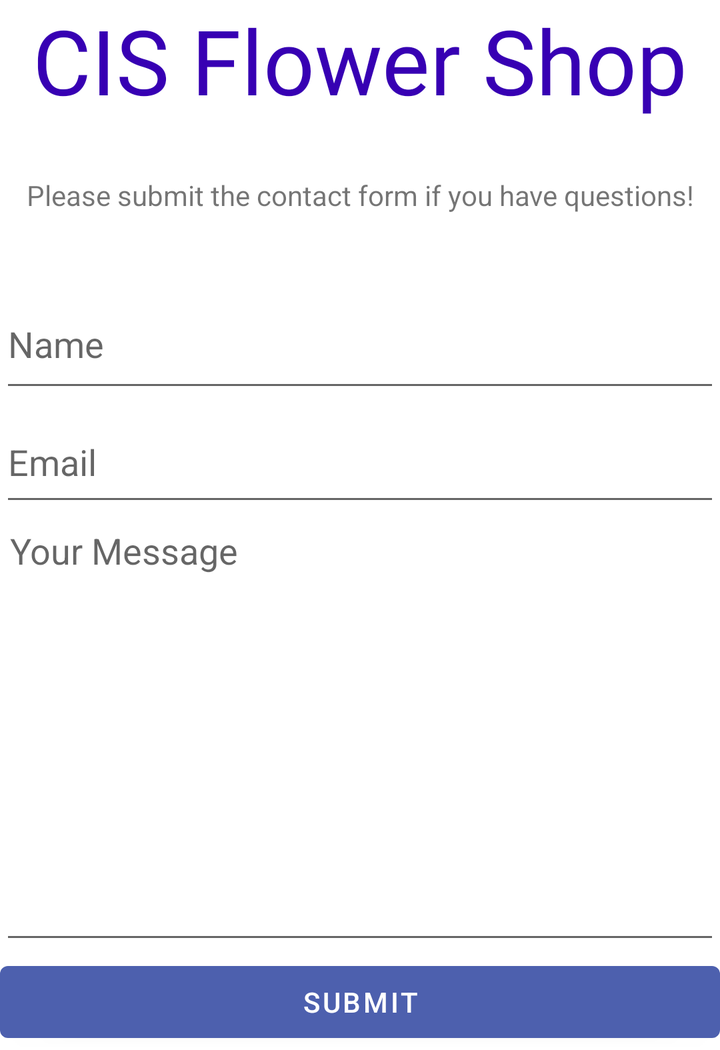
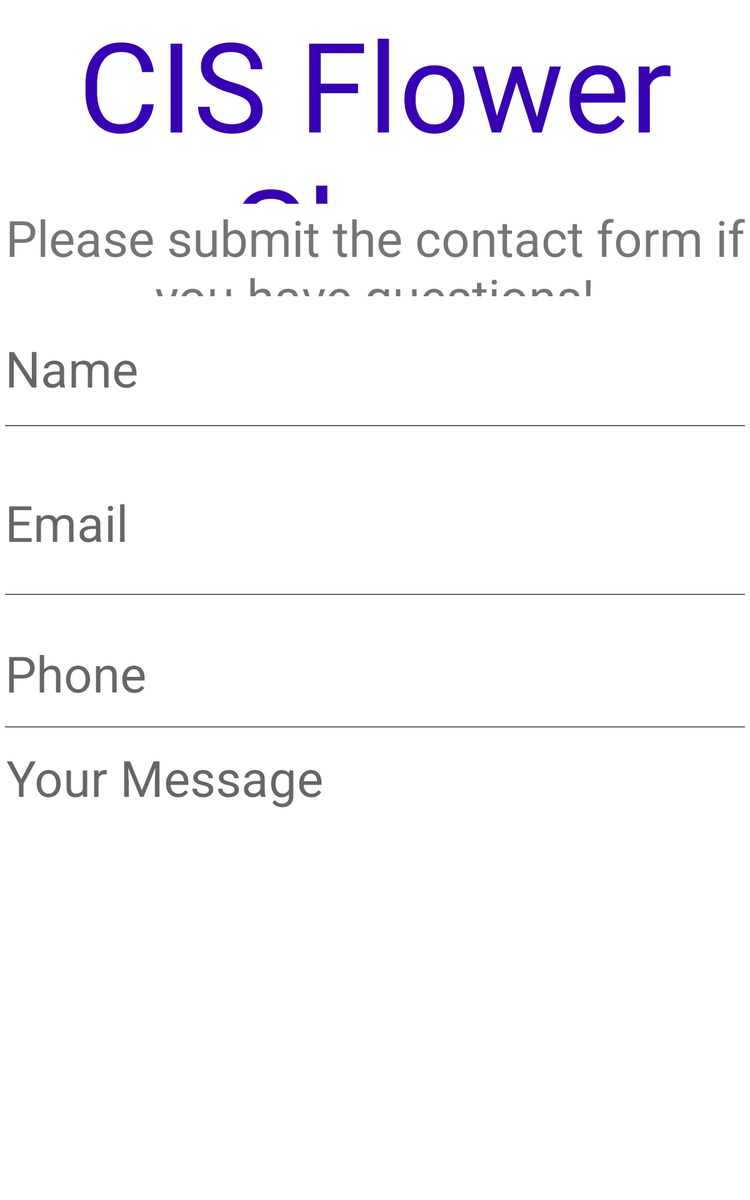

Compare how this app lays out the same screen by default and in its alternative resource folder. The renders come first, then the two layout files and the values they reference.
<!-- AndroidManifest.xml: application theme Theme.FlowerShop -->
<!-- res/layout/fragment_help.xml -->
<?xml version="1.0" encoding="utf-8"?>
<LinearLayout xmlns:android="http://schemas.android.com/apk/res/android"
    xmlns:app="http://schemas.android.com/apk/res-auto"
    xmlns:tools="http://schemas.android.com/tools"
    android:id="@+id/frameLayout3"
    android:layout_width="match_parent"
    android:layout_height="wrap_content"
    android:orientation="vertical"
    tools:context=".ui.help.HelpFragment">

    <TextView
        android:id="@+id/contact_form_title"
        android:layout_width="match_parent"
        android:layout_height="88dp"
        android:fontFamily="@font/dancing_script_regular"
        android:text="@string/app_name"
        android:textAlignment="center"
        android:textColor="@color/purple_700"
        android:textSize="45dp" />

    <TextView
        android:id="@+id/textView3"
        android:layout_width="match_parent"
        android:layout_height="52dp"
        android:textAlignment="center"
        android:text="Please submit the contact form if you have questions!" />

    <EditText
        android:id="@+id/nameHelp"
        android:layout_width="match_parent"
        android:layout_height="61dp"
        android:hint="Name"
        android:inputType="textPersonName" />

    <EditText
        android:id="@+id/emailHelp"
        android:layout_width="match_parent"
        android:layout_height="57dp"
        android:hint="Email"
        android:inputType="textEmailAddress" />


    <EditText
        android:id="@+id/messageHelp"
        android:layout_width="match_parent"
        android:layout_height="219dp"
        android:breakStrategy="balanced"
        android:fitsSystemWindows="true"
        android:gravity="top"
        android:hint="Your Message"
        android:inputType="textMultiLine"
        android:padding="5dp"
        android:singleLine="false" />

    <Button
        android:id="@+id/buttonHelp"
        android:layout_width="match_parent"
        android:layout_height="wrap_content"
        android:text="Submit"
        android:textColor="#fff" />

</LinearLayout>
<!-- resources referenced by this layout -->
<resources>
  <color name="purple_700">#FF3700B3</color>
  <string name="app_name">CIS Flower Shop</string>
  <style name="Theme.FlowerShop" parent="Theme.MaterialComponents.DayNight.DarkActionBar">
          
          <item name="colorPrimary">@color/purple</item>
          <item name="colorPrimaryVariant">@color/purple_700</item>
          <item name="colorOnPrimary">@color/pink</item>
          
          <item name="colorSecondary">@color/green</item>
          <item name="colorSecondaryVariant">@color/teal_700</item>
          <item name="colorOnSecondary">@color/black</item>
          
          <item name="android:statusBarColor" tools:targetApi="l">?attr/colorPrimaryVariant</item>
          
      </style>
  <color name="purple">#4d60ae</color>
  <color name="pink">#f7dff3</color>
  <color name="green">#c9d082</color>
  <color name="teal_700">#FF018786</color>
  <color name="black">#FF000000</color>
</resources>
<!-- res/layout-sw600dp/fragment_help.xml (the repository's variant of the layout above) -->
<!-- drawn on a 7-inch tablet held upright -->
<?xml version="1.0" encoding="utf-8"?>
<LinearLayout xmlns:android="http://schemas.android.com/apk/res/android"
    xmlns:app="http://schemas.android.com/apk/res-auto"
    xmlns:tools="http://schemas.android.com/tools"
    android:id="@+id/frameLayout3"
    android:layout_width="match_parent"
    android:layout_height="wrap_content"
    android:orientation="vertical"
    tools:context=".ui.help.HelpFragment">

    <TextView
        android:id="@+id/contact_form_title"
        android:layout_width="match_parent"
        android:layout_height="163dp"
        android:fontFamily="@font/dancing_script_regular"
        android:text="@string/app_name"
        android:textAlignment="center"
        android:textColor="@color/purple_700"
        android:textSize="100dp" />

    <TextView
        android:id="@+id/textView3"
        android:layout_width="match_parent"
        android:layout_height="74dp"
        android:text="Please submit the contact form if you have questions!"
        android:textAlignment="center"
        android:textSize="40sp" />

    <EditText
        android:id="@+id/nameHelp"
        android:layout_width="match_parent"
        android:layout_height="112dp"
        android:hint="Name"
        android:inputType="textPersonName"
        android:textSize="40sp" />

    <EditText
        android:id="@+id/emailHelp"
        android:layout_width="match_parent"
        android:layout_height="135dp"
        android:hint="Email"
        android:inputType="textEmailAddress"
        android:textSize="40dp" />

    <EditText
        android:id="@+id/phoneHelp"
        android:layout_width="match_parent"
        android:layout_height="106dp"
        android:hint="Phone"
        android:inputType="phone"
        android:textSize="40dp" />

    <EditText
        android:id="@+id/messageHelp"
        android:layout_width="match_parent"
        android:layout_height="548dp"
        android:breakStrategy="balanced"
        android:fitsSystemWindows="true"
        android:gravity="top"
        android:hint="Your Message"
        android:inputType="textMultiLine"
        android:padding="5dp"
        android:singleLine="false"
        android:textSize="40sp" />

    <Button
        android:id="@+id/buttonHelp"
        android:layout_width="match_parent"
        android:layout_height="wrap_content"
        android:text="Submit"
        android:textColor="#fff"
        android:textSize="40dp" />

</LinearLayout>
